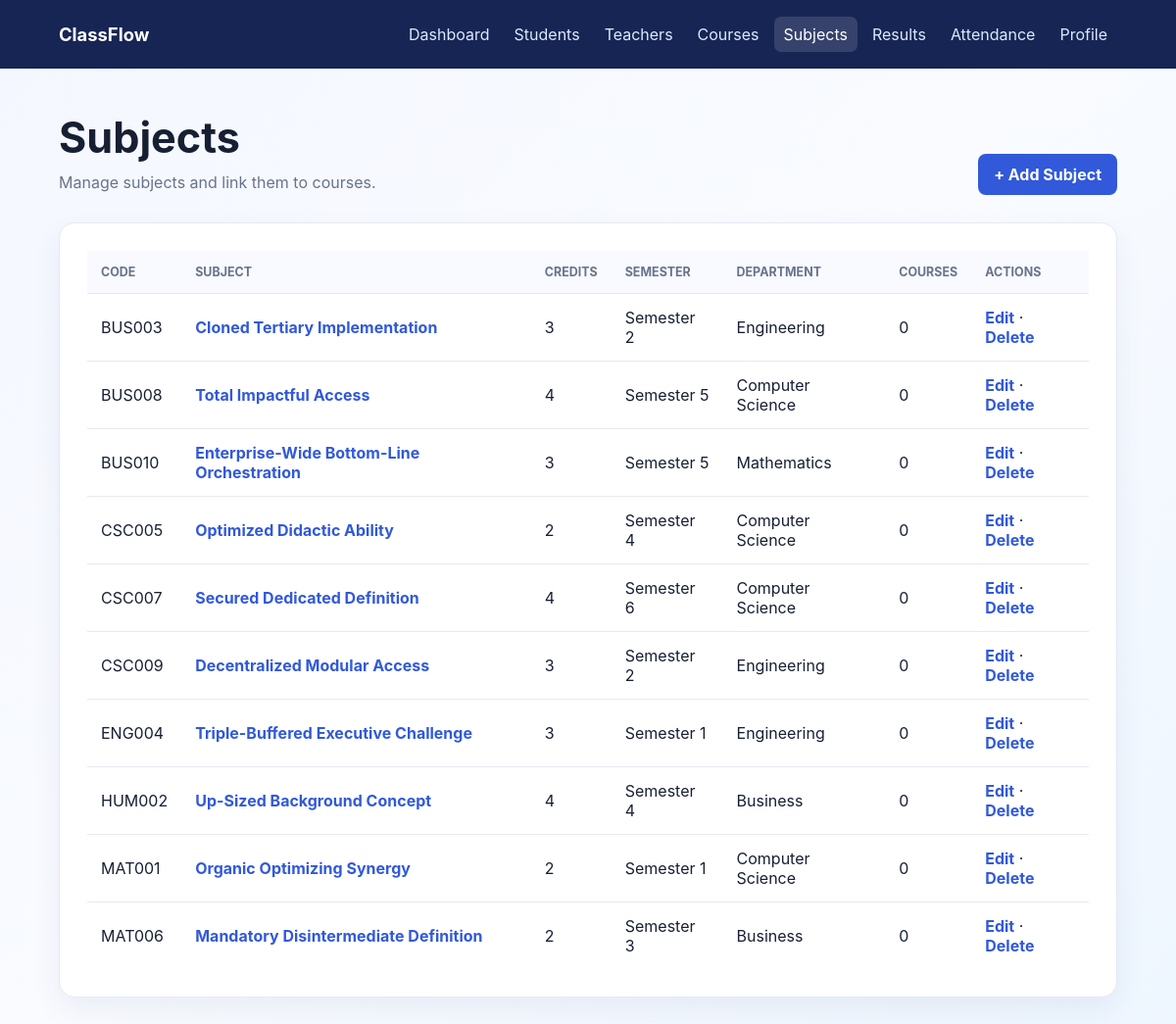
The app's page /subjects/, older data.
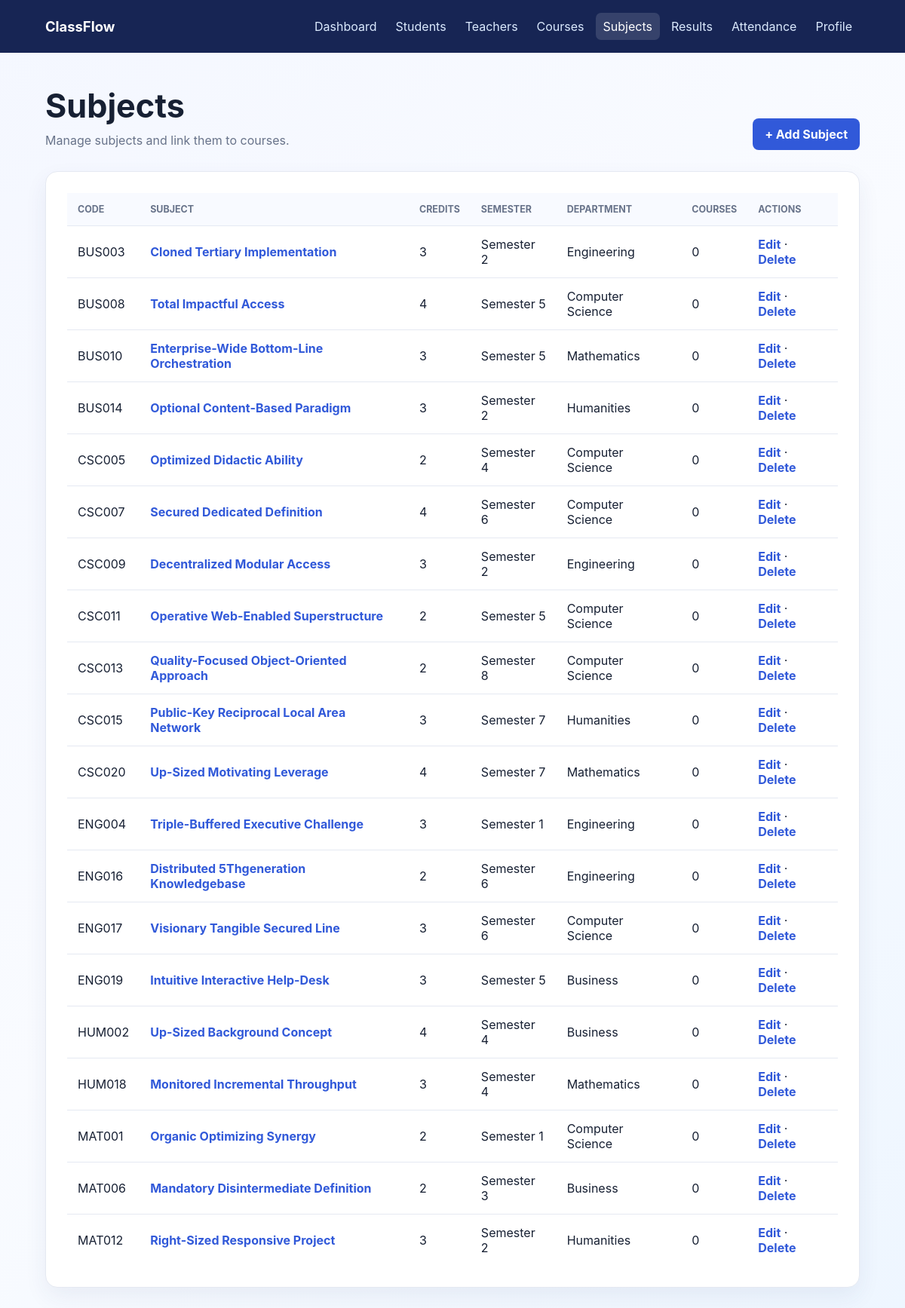
The same page, newer data.
### subjects/models.py (models this page shows, shortened)
class Subject(models.Model):
    subject_id = models.CharField(max_length=20, unique=True)
    subject_code = models.CharField(max_length=20, unique=True)
    subject_name = models.CharField(max_length=100)
    description = models.TextField(blank=True, null=True)
    credits = models.PositiveIntegerField(default=3)
    semester = models.CharField(max_length=20)
    department = models.CharField(max_length=100)

### subjects/views.py (the view)
# urls.py: path('', SubjectListView.as_view(), name='subject_list'),
class SubjectListView(ListView):
    model = Subject
    template_name = 'subjects/subject_list.html'
    context_object_name = 'subjects'
    def get_queryset(self):
        return Subject.objects.annotate(course_count=Count('courses')).order_by('subject_code')

### subjects/templates/subjects/subject_list.html
{% extends "base.html" %} {% block title %}Subjects{% endblock %} {% block content %}
<main class="container">
  <div class="page-header">
    <div>
      <h1>Subjects</h1>
      <p class="subtitle">Manage subjects and link them to courses.</p>
    </div>
    <a class="button" href="{% url 'subject_add' %}">+ Add Subject</a>
  </div>
  <section class="content-card table-wrap">
    <table>
      <thead>
        <tr>
          <th>Code</th>
          <th>Subject</th>
          <th>Credits</th>
          <th>Semester</th>
          <th>Department</th>
          <th>Courses</th>
          <th>Actions</th>
        </tr>
      </thead>
      <tbody>
        {% for subject in subjects %}
        <tr>
          <td>{{ subject.subject_code }}</td>
          <td>
            <a href="{% url 'subject_detail' subject.pk %}"
              >{{ subject.subject_name }}</a
            >
          </td>
          <td>{{ subject.credits }}</td>
          <td>{{ subject.semester }}</td>
          <td>{{ subject.department }}</td>
          <td>{{ subject.course_count }}</td>
          <td>
            <a href="{% url 'subject_edit' subject.pk %}">Edit</a> ·
            <a href="{% url 'subject_delete' subject.pk %}">Delete</a>
          </td>
        </tr>
        {% empty %}
        <tr>
          <td class="empty" colspan="7">No subjects yet.</td>
        </tr>
        {% endfor %}
      </tbody>
    </table>
  </section>
</main>
{% endblock %}

### dashboard/templates/base.html (shortened to what this page needs)
<!doctype html>
<html lang="en">
  <head>
  </head>
  <body>
    <nav class="navbar">
      <a class="brand" href="{% url 'dashboard' %}">ClassFlow</a>
      <div class="nav-links">
        <a
          class="{% if request.resolver_match.url_name == 'dashboard' %}active{% endif %}"
          href="{% url 'dashboard' %}"
          >Dashboard</a
        >
        <a
          class="{% if 'student' in request.resolver_match.url_name %}active{% endif %}"
          href="{% url 'student_list' %}"
          >Students</a
        >
        <a
          class="{% if 'teacher' in request.resolver_match.url_name %}active{% endif %}"
          href="{% url 'teacher_list' %}"
          >Teachers</a
        >
        <a
          class="{% if 'course' in request.resolver_match.url_name %}active{% endif %}"
          href="{% url 'course_list' %}"
          >Courses</a
        >
        <a
          class="{% if 'subject' in request.resolver_match.url_name %}active{% endif %}"
          href="{% url 'subject_list' %}"
          >Subjects</a
        >
        <a
          class="{% if 'result' in request.resolver_match.url_name %}active{% endif %}"
          href="{% url 'result_list' %}"
          >Results
        </a>
        <a
          class="{% if 'attendance' in request.resolver_match.url_name %}active{% endif %}"
          href="{% url 'attendance_list' %}"
          >Attendance</a
        >
        <a
          class="{% if request.resolver_match.url_name == 'profile' %}active{% endif %}"
          href="{% url 'profile' %}"
          >Profile</a
        >
      </div>
    </nav>
    {% block content %}{% endblock %}
  </body>
</html>

### dashboard/templates/base.html (style rules this page uses)
:root { --ink: #172033; --muted: #68738a; --primary: #3159d9; --dark: #172554; --surface: #fff; --line: #e5e9f2; --danger: #c9344c; }
* { box-sizing: border-box; }
body { min-height: 100vh; margin: 0; color: var(--ink); font-family: Inter, "Segoe UI", Arial, sans-serif; background: linear-gradient(135deg, #f4f7ff, #f9fbff 50%, #eef6ff); }
.navbar { display: flex; align-items: center; justify-content: space-between; gap: 20px; padding: 17px max(5vw, 24px); background: var(--dark); }
.brand { color: #fff; font-size: 1.15rem; font-weight: 750; text-decoration: none; }
.nav-links { display: flex; flex-wrap: wrap; gap: 5px; }
.nav-links a { padding: 8px 10px; border-radius: 7px; color: #dbeafe; text-decoration: none; }
.nav-links a:hover, .nav-links a.active { color: #fff; background: #ffffff22; }
.container { width: min(1120px, 90%); margin: 44px auto; }
h1 { margin: 0 0 8px; font-size: clamp(2rem, 4vw, 2.7rem); }
.subtitle, .lead { margin: 0; color: var(--muted); line-height: 1.55; }
.page-header { display: flex; align-items: end; justify-content: space-between; gap: 18px; margin-bottom: 28px; }
.card, .panel, .content-card { padding: 28px; background: var(--surface); border: 1px solid var(--line); border-radius: 16px; box-shadow: 0 12px 30px #283b6e12; }
.button, button { display: inline-flex; align-items: center; justify-content: center; min-height: 42px; padding: 10px 16px; border: 0; border-radius: 8px; color: #fff; background: var(--primary); cursor: pointer; font: inherit; font-weight: 700; text-decoration: none; }
.table-wrap { overflow-x: auto; }
table { width: 100%; border-collapse: collapse; }
th { padding: 14px; color: var(--muted); background: #f8faff; font-size: 0.78rem; text-align: left; text-transform: uppercase; }
td { padding: 14px; border-top: 1px solid var(--line); }
td a { color: var(--primary); font-weight: 650; text-decoration: none; }

Row changes from the older to the newer data that the page shows:
added Subject: subject_code "BUS014", subject_name "Optional Content-Based Paradigm", credits "3", semester "Semester 2", department "Humanities", course_count "0"
added Subject: subject_code "CSC011", subject_name "Operative Web-Enabled Superstructure", credits "2", semester "Semester 5", department "Computer Science", course_count "0"
added Subject: subject_code "CSC013", subject_name "Quality-Focused Object-Oriented Approach", credits "2", semester "Semester 8", department "Computer Science", course_count "0"
added Subject: subject_code "CSC015", subject_name "Public-Key Reciprocal Local Area Network", credits "3", semester "Semester 7", department "Humanities", course_count "0"
added Subject: subject_code "CSC020", subject_name "Up-Sized Motivating Leverage", credits "4", semester "Semester 7", department "Mathematics", course_count "0"
added Subject: subject_code "ENG016", subject_name "Distributed 5Thgeneration Knowledgebase", credits "2", semester "Semester 6", department "Engineering", course_count "0"
added Subject: subject_code "ENG017", subject_name "Visionary Tangible Secured Line", credits "3", semester "Semester 6", department "Computer Science", course_count "0"
added Subject: subject_code "ENG019", subject_name "Intuitive Interactive Help-Desk", credits "3", semester "Semester 5", department "Business", course_count "0"
added Subject: subject_code "HUM018", subject_name "Monitored Incremental Throughput", credits "3", semester "Semester 4", department "Mathematics", course_count "0"
added Subject: subject_code "MAT012", subject_name "Right-Sized Responsive Project", credits "3", semester "Semester 2", department "Humanities", course_count "0"
